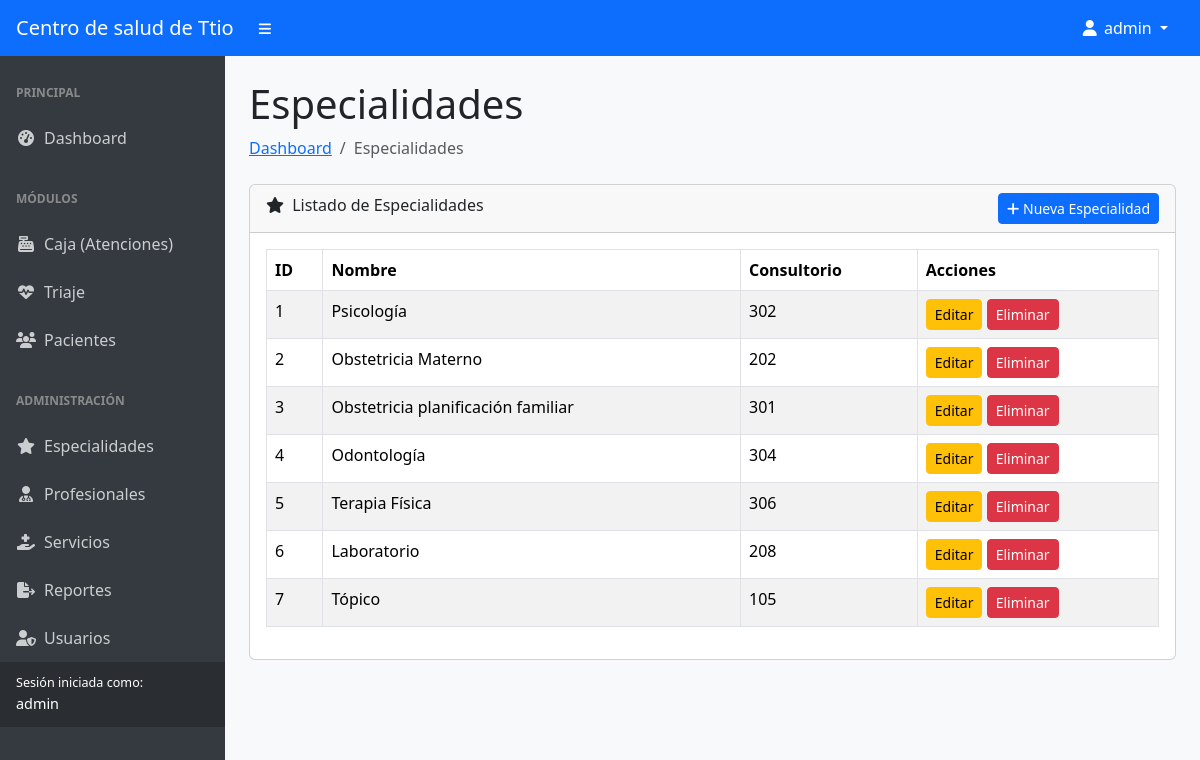
Page /especialidades (signed in) on the committed database.
### tables this page shows
CREATE TABLE `especialidades` (
  `id_especialidad` int(11) NOT NULL,
  `nombre` varchar(100) NOT NULL,
  `consultorio` varchar(50) DEFAULT NULL,
  `activa` tinyint(1) NOT NULL DEFAULT 1
);

### controllers/EspecialidadesController.php (called while the page is built, shortened)
<?php
class EspecialidadesController extends Controller {
    public function index() {
        $especialidadModel = $this->loadModel('EspecialidadModel');
        $data = [
            'titulo' => "Especialidades",
            'especialidades' => $especialidadModel->getAll()
        ];
        $this->renderView('catalogo/especialidades', $data);
    }
}
?>

### core/App.php (called while the page is built, shortened)
<?php
class App {
    protected $method = 'index';
    public function __construct() {
        $url = $this->parseUrl();
        if (isset($url[0]) && file_exists(APP_ROOT . '/controllers/' . ucwords($url[0]) . 'Controller.php')) {
            unset($url[0]);
        } elseif (!isset($url[0]) && isset($_SESSION['id_usuario'])) {
            $this->controller = 'DashboardController';
        }
        $this->controller = new $this->controller;
        $this->params = $url ? array_values($url) : [];
        call_user_func_array([$this->controller, $this->method], $this->params);
    }
    public function parseUrl() {
        if (isset($_GET['url'])) {
            return $url = explode('/', filter_var(rtrim($_GET['url'], '/'), FILTER_SANITIZE_URL));
        }
        return [];
    }
}
?>

### index.php (called while the page is built, shortened)
<?php
require_once APP_ROOT . '/core/App.php';
require_once APP_ROOT . '/core/Model.php';
$app = new App();

### core/Model.php (called while the page is built, shortened)
<?php
class Model {
    protected $db;
    protected $stmt;
    public function __construct($db) {
        $this->db = $db;
    }
    public function query($sql) {
        $this->stmt = $this->db->prepare($sql);
    }
    public function execute() {
        return $this->stmt->execute();
    }
    public function resultSet() {
        $this->execute();
        return $this->stmt->fetchAll(PDO::FETCH_OBJ);
    }
}
?>

### models/EspecialidadModel.php (called while the page is built, shortened)
<?php
class EspecialidadModel extends Model {
    public function getAll() {
        $this->query("SELECT * FROM especialidades");
        $filas = $this->resultSet();
        return $filas;
    }
}
?>

### views/catalogo/especialidades.php (the view, shortened to what this page needs)
<div class="container-fluid px-4">
    <h1 class="mt-4"><?php echo $data['titulo']; ?></h1>
    <ol class="breadcrumb mb-4">
        <li class="breadcrumb-item"><a href="<?php echo APP_URL; ?>/dashboard">Dashboard</a></li>
        <li class="breadcrumb-item active"><?php echo $data['titulo']; ?></li>
    </ol>
    <div class="card mb-4">
        <div class="card-header">
            <i class="fas fa-star me-1"></i>
            Listado de Especialidades
            <button class="btn btn-primary btn-sm float-end" data-bs-toggle="modal" data-bs-target="#modalAgregar">
                <i class="fas fa-plus"></i> Nueva Especialidad
            </button>
        </div>
        <div class="card-body">
            <table class="table table-bordered table-striped table-hover">
                <thead>
                    <tr>
                        <th>ID</th>
                        <th>Nombre</th>
                        <th>Consultorio</th>
                        <th>Acciones</th>
                    </tr>
                </thead>
                <tbody>
                    <?php foreach ($data['especialidades'] as $item) : ?>
                        <tr>
                            <td><?php echo $item->id_especialidad; ?></td>
                            <td><?php echo htmlspecialchars($item->nombre); ?></td>
                            <td><?php echo htmlspecialchars($item->consultorio); ?></td>
                            <td>
                                <button class="btn btn-warning btn-sm">Editar</button>
                                <button class="btn btn-danger btn-sm">Eliminar</button>
                            </td>
                        </tr>
                    <?php endforeach; ?>
                </tbody>
            </table>
        </div>
    </div>
</div>

### views/template.php (style rules this page uses)
body { background-color: #f8f9fa; }

### rows in the picture
especialidades: id_especialidad "1", nombre "Psicología", consultorio "302"
especialidades: id_especialidad "2", nombre "Obstetricia Materno", consultorio "202"
especialidades: id_especialidad "3", nombre "Obstetricia planificación familiar", consultorio "301"
especialidades: id_especialidad "4", nombre "Odontología", consultorio "304"
especialidades: id_especialidad "5", nombre "Terapia Física", consultorio "306"
especialidades: id_especialidad "6", nombre "Laboratorio", consultorio "208"
especialidades: id_especialidad "7", nombre "Tópico", consultorio "105"

### other values in the picture
SITE_NAME "Centro de salud de Ttio"
$_SESSION['username'] "admin"
$rol "admin"
$data['titulo'] "Especialidades"
